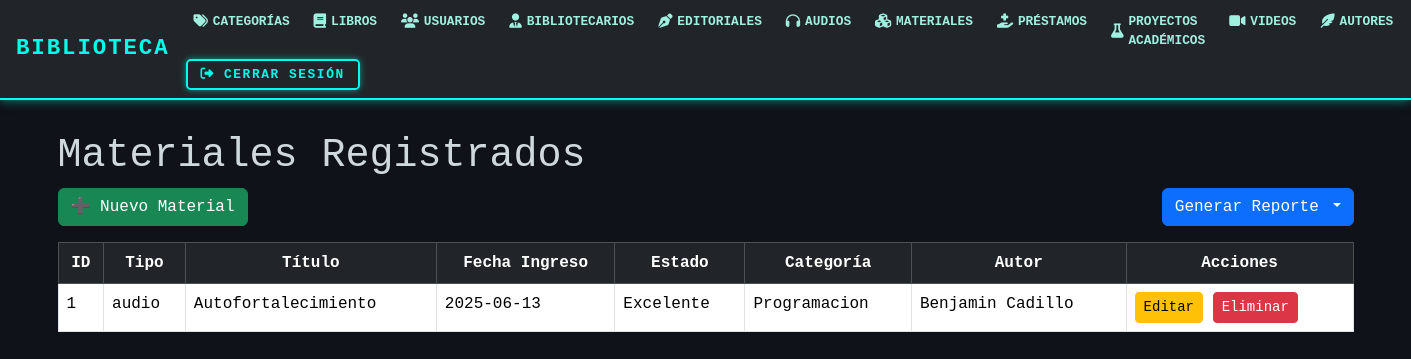
/materiales/, run on an earlier commit of the app's database.
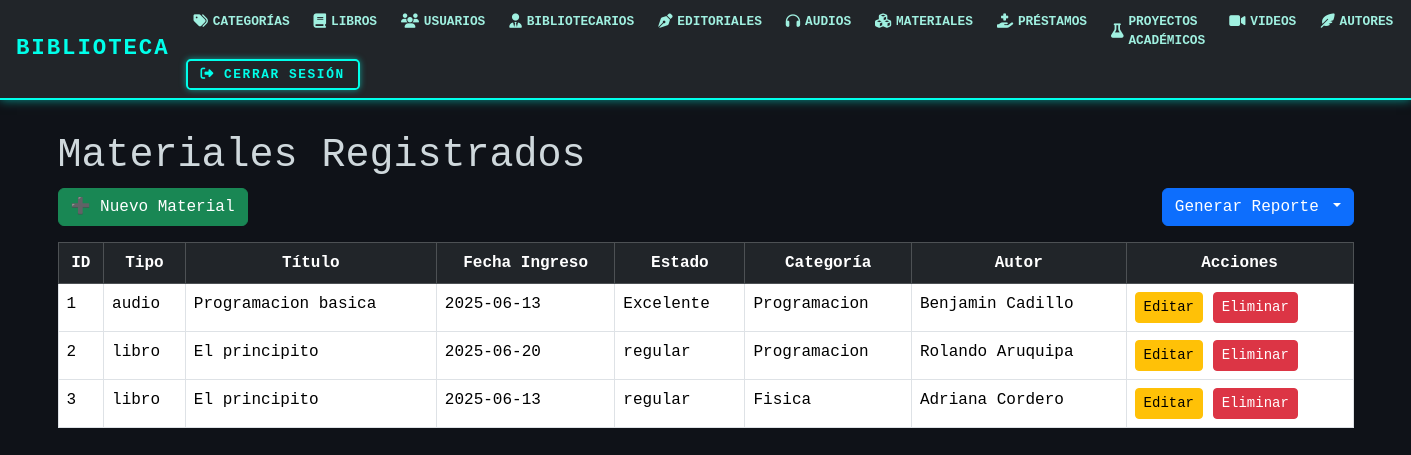
And on a later commit of the database.
### models/material_model.py (models this page shows, shortened)
class Material(db.Model):
    __tablename__ = 'materiales'
    id_material = db.Column(db.Integer, primary_key=True)
    tipo = db.Column(db.String(50), nullable=False)
    titulo = db.Column(db.String(100), nullable=False)
    fecha_ingreso = db.Column(db.String(20), nullable=False)
    estado = db.Column(db.String(20), nullable=False)
    id_categoria = db.Column(db.Integer, db.ForeignKey('categoria.id_cat'),nullable=False)
    id_autor = db.Column(db.Integer, db.ForeignKey('autores.id_autor'), nullable=False)
    categoria = db.relationship('Categoria', back_populates='materiales')
    libro = db.relationship('Libro', back_populates='material')
    autor = db.relationship('Autores', back_populates='materiales')
    audio = db.relationship('Audio', back_populates = 'material')
    proyecto_academico = db.relationship('Proyecto', back_populates='material')
    video = db.relationship('Video', back_populates='material')
    @staticmethod
    def get_all():
        return Material.query.all()

### models/categoria_model.py (models this page shows, shortened)
class Categoria(db.Model):
    __tablename__ = "categoria"
    id_cat = db.Column(db.Integer, primary_key=True)
    nombre = db.Column(db.String(50), nullable=False)
    materiales = db.relationship('Material', back_populates='categoria')

### models/autores_model.py (models this page shows, shortened)
class Autores(db.Model):
    __tablename__ = "autores"
    id_autor = db.Column(db.Integer,primary_key=True)
    nombre = db.Column(db.String(150),nullable=False)
    materiales = db.relationship('Material', back_populates='autor')

### controllers/material_controllers.py (the view)
@material_bp.route("/")
def index():
    materiales = Material.get_all()
    return material_view.list(materiales)

### views/material_view.py (called while the page is built)
def list(materiales):
    return render_template('materiales/index.html', materiales=materiales)

### templates/materiales/index.html (shortened to what this page needs)
{% extends 'base.html' %}
{% block content %}
<h1>Materiales Registrados</h1>
<div class="d-flex justify-content-between mb-3">
    <a href="{{ url_for('material.create') }}" class="btn btn-success">➕ Nuevo Material</a>
    <div class="btn-group">
        <button class="btn btn-primary dropdown-toggle" data-bs-toggle="dropdown" aria-expanded="false">
            Generar Reporte
        </button>
    </div>
</div>
<table class="table table-bordered">
    <thead class="table-dark">
        <tr class="text-center">
            <th>ID</th>
            <th>Tipo</th>
            <th>Título</th>
            <th>Fecha Ingreso</th>
            <th>Estado</th>
            <th>Categoría</th>
            <th>Autor</th>
            <th>Acciones</th>
        </tr>
    </thead>
    <tbody>
        {% for mat in materiales %}
        <tr>
            <td>{{ mat.id_material }}</td>
            <td>{{ mat.tipo }}</td>
            <td>{{ mat.titulo }}</td>
            <td>{{ mat.fecha_ingreso }}</td>
            <td>{{ mat.estado }}</td>
            <td>{{ mat.categoria.nombre }}</td>
            <td>{{ mat.autor.nombre }}</td>
            <td>
                <a href="{{ url_for('material.edit', id_material=mat.id_material) }}" class="btn btn-warning btn-sm">Editar</a>
                <a href="{{ url_for('material.delete', id_material=mat.id_material) }}" class="btn btn-danger btn-sm" onclick="return confirm('¿Seguro que quieres eliminarlo?')">Eliminar</a>
            </td>
        </tr>
        {% else %}
        <tr><td colspan="8" class="text-center">No hay materiales registrados.</td></tr>
        {% endfor %}
    </tbody>
</table>
{% endblock %}

What changed in the data, as far as the page shows it:
changed Material "audio": titulo "Autofortalecimiento" → "Programacion basica"
added Material: id_material "2", tipo "libro", titulo "El principito", fecha_ingreso "2025-06-20", estado "regular", categoria.nombre "Programacion", autor.nombre "Rolando Aruquipa"
added Material: id_material "3", tipo "libro", titulo "El principito", fecha_ingreso "2025-06-13", estado "regular", categoria.nombre "Fisica", autor.nombre "Adriana Cordero"
